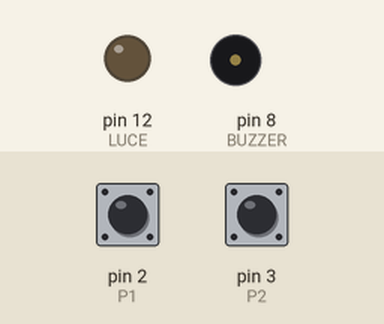
The sketch below on a simulated Arduino Uno, built with avr-gcc and run on an emulated ATmega328P. Parts: output pins drawn as LEDs (lit = HIGH), buzzer (waves = sounding). The inputs (shaded band) are chosen by the test bench; at power-on: pin 3 (P2) HIGH, pin 2 (P1) LOW.

Above: at 1.2 s.
1.3 s: pin 3 (P2) pulled LOW for 0.15 s
At 1.37 s:
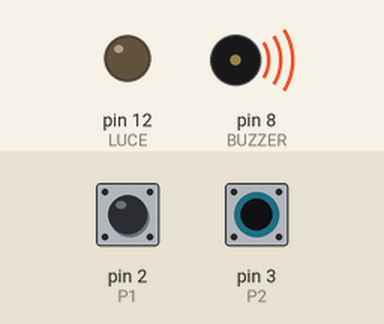
2.9 s: pin 3 (P2) pulled LOW for 3.2 s
At 7.3 s:
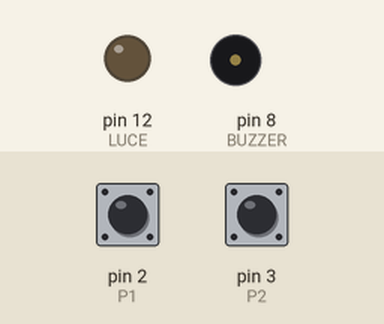
7.6 s: pin 2 (P1) pulsed HIGH 5 times (0.12 s each, 0.3 s apart)
At 9.8 s:
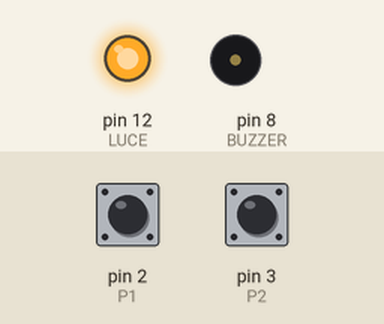
10.6 s: pin 3 (P2) pulled LOW for 1 s
At 10.9 s:
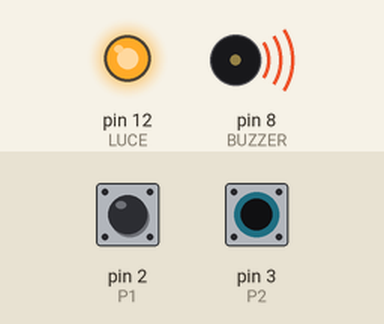
Timing chart, 0 to 13.6 s (numbered marks = the images above; inputs shaded):
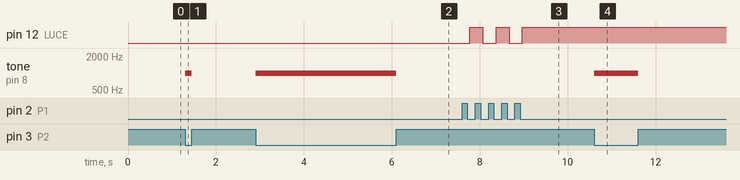

Measured:
- after the input at 1.3 s, tone on pin 8 (BUZZER): silent → 1000 Hz at once, → silent 0.15 s later
- after the input at 2.9 s, tone on pin 8 (BUZZER): silent → 1000 Hz at once, → silent 3.2 s later
- after the input at 7.6 s, pin 12 (LUCE): alternates HIGH for 0.30 s and LOW for 0.30 s, 5 changes in all, then stays HIGH, starting after 0.17 s
- after the input at 10.6 s, tone on pin 8 (BUZZER): silent → 1000 Hz at once, → silent 1.0 s later

The sketch:

soluzione-D-facile-lampada-campanello.ino
```cpp
/*
===============================================================================
CONSEGNA - ESERCIZIO D (FACILE) - Lampada con toggle e campanello, versione bloccante
===============================================================================
Classe terza - Sistemi e reti
Argomenti: pull-up e pull-down, rimbalzi, pulsanti senza memoria, gestione
dei pulsanti con attese bloccanti (tecniche 1, 5 e 6).

Realizzate in Tinkercad l'ingresso di una casa: un pulsante accende e spegne
la luce del portico (toggle), un secondo pulsante e' il campanello, che suona
solo finche' e' premuto.

OBIETTIVO
Mettere a confronto un pulsante CON memoria (il toggle della luce, che ha
bisogno del debounce) e uno SENZA memoria (il campanello, che segue il
livello del pin), e scoprire il limite di una tecnica bloccante quando i
pulsanti sono due.

CIRCUITO IN TINKERCAD (Arduino Uno R3)
 Componente             Collegamento                      A cosa serve
 Pulsante LUCE (P1)     tra il pin 2 e 5V                 premuto porta il pin 2 a HIGH
 Resistenza 10 kOhm     tra il pin 2 e GND                pull-down di P1
 Pulsante CAMPANELLO    tra il pin 3 e GND                premuto porta il pin 3 a LOW
 (P2)                   (pull-up interno, INPUT_PULLUP)
 LED bianco o giallo    pin 12, con resistenza 220 Ohm    luce del portico
 Buzzer piezo           tra il pin 8 e GND                campanello

REQUISITI
 1. All'accensione la luce e' spenta e il campanello tace.
 2. A ogni RILASCIO di P1 la luce cambia stato (toggle).
 3. Ogni pressione di P1 produce un solo cambio, anche se il contatto rimbalza.
 4. Finche' P2 e' premuto il buzzer suona (tone(8, 1000)); quando viene
    rilasciato smette (noTone(8)).

VINCOLI SUL CODICE
 - P1 si gestisce con la tecnica 5 della dispensa sulle attese bloccanti
   (letture continue con millis()): se il pin e' HIGH, doOnRise(), poi
   waitUntilInputLow(P1, 50), poi doOnFall().
 - doOnRise() e' vuota; doOnFall() fa il toggle della luce.
 - P2 si legge con digitalRead() a ogni giro di loop(), senza debounce.

COME PROVARLO
 [ ] Clic su P1: la luce si accende al rilascio; secondo clic: si spegne.
 [ ] Clic rapidi su P1: ogni clic fa un solo cambio.
 [ ] Tenete premuto P2: il buzzer suona finche' non rilasciate.
 [ ] Tenete premuto P1 e intanto premete P2: cosa succede? Annotatelo, serve
     per la domanda 4.

COSA CONSEGNARE
 1. Il link al progetto Tinkercad, condiviso in sola lettura.
 2. Il codice completo e commentato.
 3. Le risposte alle domande.

DOMANDE
 1. Compilate la tabella per P1 e per P2: livello a riposo, livello da
    premuto, fronte della pressione, fronte del rilascio.
 2. Perche' il campanello non ha bisogno di debounce, mentre la luce si'? Che
    cosa succederebbe alla luce se P1 rimbalzasse e il programma non avesse
    debounce?
 3. Con la tecnica 1 ("Una lettura ogni t ms") al posto della 5, che errore
    puo' capitare al rilascio di P1? Che effetto vede chi usa la luce?
 4. Nella prova con P1 tenuto premuto, il campanello funziona? Perche'? E'
    un limite della tecnica 5 o di tutte le tecniche bloccanti?
 5. Uno spike di 2 ms sul pin 2, a P1 rilasciato, cambia lo stato della luce
    con la tecnica 5? E con la tecnica 6? Quale delle due scegliereste se il
    cavo del pulsante fosse lungo e disturbato?
===============================================================================
*/

// ---------------------------------------------------------------------------
// SOLUZIONE - P1 toggle con tecnica 5 bloccante, P2 campanello senza memoria
// ---------------------------------------------------------------------------
const byte P1 = 2;                        // LUCE, pull-down: premuto = HIGH
const byte P2 = 3;                        // CAMPANELLO, INPUT_PULLUP: premuto = LOW
const byte LUCE = 12;
const byte BUZZER = 8;
bool luce = false;                        // stato del toggle

void waitUntilInputLow(int btn, unsigned t) {
  // attende t ms di LOW continuo: ogni lettura HIGH fa ripartire il conteggio
  unsigned long tl = millis();            // istante dell'ultima lettura HIGH
  while (millis() - tl <= t) {            // esce dopo t ms di LOW senza interruzioni
    if (digitalRead(btn) == HIGH) {
      tl = millis();
    }
    delay(1);                             // una lettura al millisecondo
  }
}

void doOnRise() {
  // PRESSIONE di P1: qui non serve nulla
}

void doOnFall() {
  // RILASCIO di P1: toggle della luce
  luce = !luce;
  digitalWrite(LUCE, luce);
}

void setup() {
  pinMode(P1, INPUT);                     // pull-down esterno da 10 kOhm
  pinMode(P2, INPUT_PULLUP);
  pinMode(LUCE, OUTPUT);
  digitalWrite(LUCE, LOW);
}

void loop() {
  // --- P1: con memoria, debounce bloccante
  if (digitalRead(P1) == HIGH) {
    doOnRise();
    waitUntilInputLow(P1, 50);            // rilascio: 50 ms di LOW continuo
    doOnFall();
  }

  // --- P2: senza memoria, l'uscita segue il livello
  if (digitalRead(P2) == LOW) {
    tone(BUZZER, 1000);                   // premuto: suona
  } else {
    noTone(BUZZER);                       // rilasciato: tace
  }
}

/*
===============================================================================
RISPOSTE ALLE DOMANDE
===============================================================================
1.                     riposo   premuto   pressione          rilascio
   P1 (pull-down)       LOW      HIGH     fronte di salita   fronte di discesa
   P2 (INPUT_PULLUP)    HIGH     LOW      fronte di discesa  fronte di salita

2. Il campanello e' un pulsante senza memoria: il buzzer segue il livello di
   adesso. Se P2 rimbalza per 5 ms, il suono si accende e spegne per 5 ms e
   nessuno se ne accorge; poi il livello si stabilizza e l'uscita e' giusta.
   La luce ha memoria: ogni rilascio cambia lo stato, e un cambio in piu'
   resta. Senza debounce ogni rimbalzo sarebbe un rilascio in piu' e la luce
   cambierebbe un numero casuale di volte: a volte si accende, a volte no.

3. Con la tecnica 1 al rilascio una lettura puo' cadere in un istante basso
   dei rimbalzi: l'attesa finisce e la luce cambia. Il pulsante pero' sta
   ancora rimbalzando: al giro successivo il loop() legge un HIGH, lo prende
   per una nuova pressione e alla fine la luce cambia di nuovo (pressione
   fantasma). Chi usa la luce vede che ogni tanto il clic "non funziona": la
   luce si accende e si rispegne subito.

4. No. Finche' P1 e' premuto il programma e' fermo dentro
   waitUntilInputLow(): il pin 3 non viene letto, quindi il buzzer resta
   bloccato nello stato in cui era quando si e' premuto P1 (se taceva, tace;
   se suonava, continua a suonare anche dopo aver lasciato P2). Si sblocca al
   rilascio di P1. E' un limite di tutte le tecniche bloccanti: mentre
   aspettano un pulsante non fanno nient'altro. Con la tecnica 6 andrebbe
   peggio: il loop() resta fermo anche in waitUntilInputHigh(), cioe'
   sempre, a pulsante rilasciato, e il campanello non funzionerebbe mai.

5. Tecnica 5: si'. Il loop() legge il pin a ogni giro, vede l'impulso HIGH,
   lo prende per una pressione e 50 ms dopo conferma il rilascio: la luce
   cambia (verificato in simulazione). Tecnica 6: no, perche' la pressione
   deve restare HIGH per 50 ms di fila e uno spike di 2 ms fa solo ripartire
   il conteggio. Con un cavo lungo e disturbato e' piu' sicura la 6, ma in
   questo circuito bloccherebbe il campanello (risposta 4): servirebbe una
   tecnica non bloccante.

VERIFICA IN SIMULAZIONE
300 clic con rimbalzi: 300 cambi della luce; il buzzer suona finche' P2 e'
premuto; uno spike di 2 ms sul pin 2 a riposo cambia la luce.
*/
```
